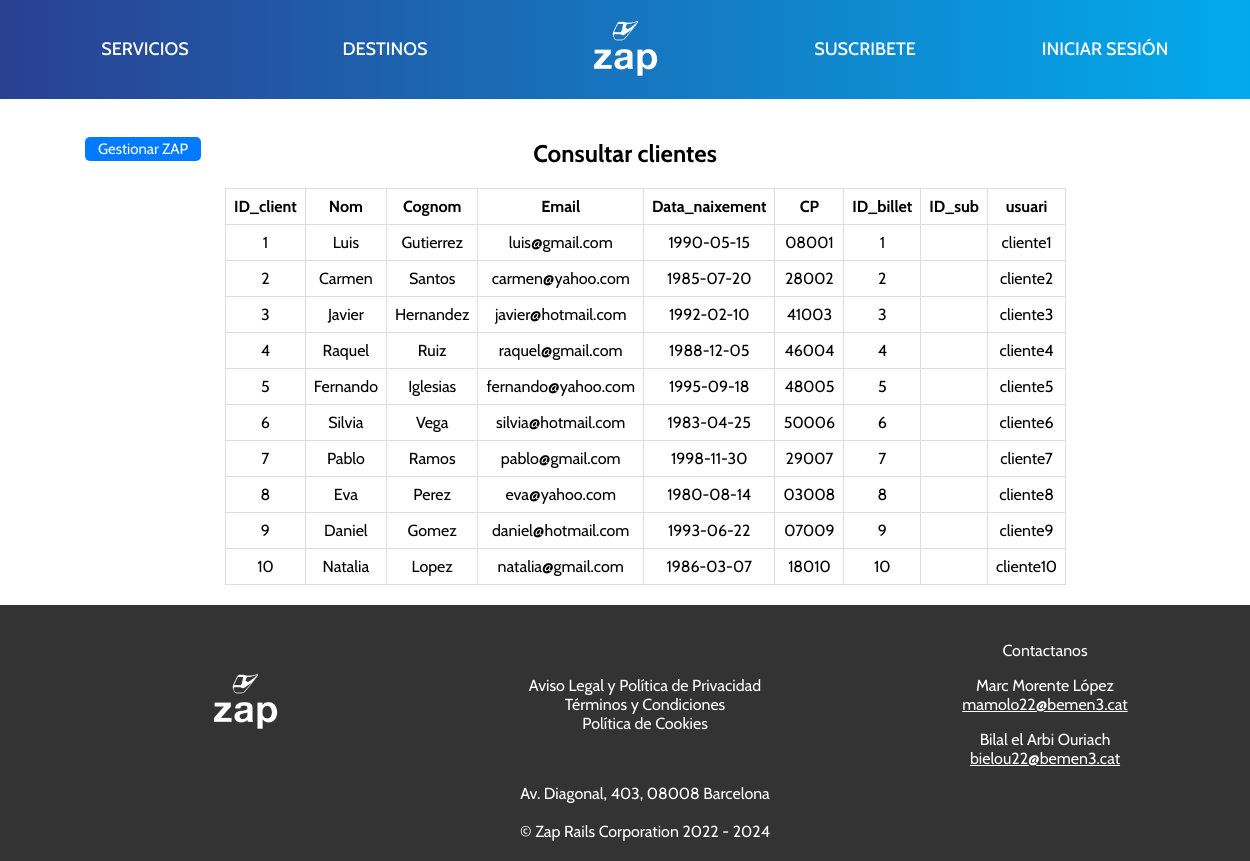
Screenshot of /php/zap_consultar_cliente.php with the database file from the repository.
### tables this page shows
CREATE TABLE CLIENTS (
    ID_client INT AUTO_INCREMENT PRIMARY KEY,
    Nom VARCHAR(10) NOT NULL,
	Cognom Varchar(50) NOT NULL,
    Email VARCHAR(100) NOT NULL,
    Data_naixement DATE NOT NULL,
    CP VARCHAR(6),
    ID_billet INT,
    ID_sub VARCHAR(6),
	usuari VARCHAR(50),
	FOREIGN KEY (usuari) REFERENCES USUARIS (usuari),
    FOREIGN KEY (ID_billet) REFERENCES BITLLETS (ID_billet),
    FOREIGN KEY (ID_sub) REFERENCES SUBSCRIPCIO (ID_sub)
);

### php/zap_consultar_cliente.php (the view, shortened to what this page needs)
<!DOCTYPE html>
<html lang="es">
    <head>
        <link rel="stylesheet" href="https://cdnjs.cloudflare.com/ajax/libs/font-awesome/6.4.2/css/all.min.css" />
        <link rel="stylesheet" href="https://cdn.jsdelivr.net/npm/swiper@11/swiper-bundle.min.css"/>
        <link rel="stylesheet" href="../css/style.css">
        <link rel="stylesheet" href="../css/php.css">
        <link rel="stylesheet" href="../css/zap_consultar.css">
    </head>
    <body>
        <header>
            <div class="contenedor">
                <div class="columna"><a href="#servicios" id="nave">SERVICIOS</a></div>
                <div class="columna"><a href="#destinos" id="nave">DESTINOS</a></div>
                <div class="columna">
                    <a href="../html/index.html">
                        <img src="../img/logo3.png" alt="Logo de Zap" id="logo">
                    </a>
                </div>
                <div class="columna"><a href="../html/suscribe.html" id="nave">SUSCRIBETE</a></div>
                <div class="columna"><a href="../html/login.html" id="nave">INICIAR SESIÓN</a></div>
            </div>
        </header>
        <div class="table">
            <h2>Consultar clientes</h2>
            <div class="cancelar">
                <a href="../html/zap_gestionar.html">Gestionar ZAP</a>
            </div>
            <?php
                $servidor = "localhost";
                $usuario = "root";
                $password = "";
                $bd = "zap_rails";
                $enlace = mysqli_connect($servidor, $usuario, $password, $bd);
                $sentencia= "SELECT * FROM clients";
                $result=mysqli_query($enlace, $sentencia);
                $grado = mysqli_num_fields($result);
                echo "<table border=1> <tr>";
                for ($x = 0; $x < $grado; $x++) {
                    $atributo = mysqli_fetch_field($result);
                    echo "<td><strong>$atributo->name</strong></td>";
                }
                echo "</tr>";
                $cardinalidad = mysqli_num_rows($result);
                while ($cardinalidad!=0) {
                $fila = mysqli_fetch_row($result);
                echo "<tr>";
                for ($x = 0; $x < $grado; $x++) {
                echo "<td>";
                echo "$fila[$x]"." ";
                echo "</td>";
                }
                echo "</tr>";
                $cardinalidad--;
                }
                echo "</table>";
            ?>
        </div>
        <footer>
            <div class="contenedor">
                <div class="columna">
                    <img src="../img/logo3.png" alt="old logo" id="logo">
                </div>
                <div class="columna">
                    <a href="../html/privacidad.html">Aviso Legal y Política de Privacidad</a><br>
                    <a href="#terminos">Términos y Condiciones</a><br>
                    <a href="#terminos">Política de Cookies</a><br>
                </div>
                <div class="columna">
                    <p>
                        <a href="../html/contacto.html">Contactanos</a>
                    </p>
                    <p>
                        <a href="https://sites.google.com/bemen3.cat/ipopmorentemarc?usp=sharing">Marc Morente López</a><br>
                        <u><a class="texto-editable" contenteditable="false" onclick="seleccionarTexto()">mamolo22@bemen3.cat</a></u>
                    </p>
                    <p>
                        <a href="https://sites.google.com/bemen3.cat/ipopelarbibilal?usp=sharing">Bilal el Arbi Ouriach</a><br>
                        <u><a class="texto-editable" contenteditable="false" onclick="seleccionarTexto()">bielou22@bemen3.cat</a></u>
                    </p>
                </div>
            </div>
            <div class="contenedor">
                <div class="columna">
                    <a href="https://maps.app.goo.gl/SA1Z652ZtnRfmTXx7">Av. Diagonal, 403, 08008 Barcelona</a>
                </div>
            </div>
            <br>
            © Zap Rails Corporation 2022 - 2024
        </footer>
    </body>
</html>

### css/style.css (style rules this page uses)
body { font-family: Cabin, "Helvetica Neue", Helvetica, Arial, sans-serif; margin: 0; padding: 0; }
header { background: linear-gradient(to right, #2a4091, #02aaec); padding: 15px 0; font-weight: 500; line-height: 0.6; text-align: center; position: sticky; top: 0; z-index: 1000; }
.contenedor { display: flex; justify-content: space-between; max-width: 1200px; margin: 0 auto; }
.columna { text-align: center; flex: 1; margin: auto; }
.columna:last-child { margin-right: 0; }
#logo { width: 80px; border-radius: 20%; }
#nave { display: inline-block; text-decoration: none; color: white; font-size: 18px; padding: 10px; border-radius: 5px; transition: color 0.3s ease; }
footer { background-color: #333; color: #fff; text-align: center; padding: 20px; margin-top: auto; z-index: 1000; }
footer a { color: #fff; text-decoration: none; margin: 0 10px; transition: color 0.1s ease; }

### css/php.css (style rules this page uses)
body { text-align: center; height: 100vh; }

### css/zap_consultar.css (style rules this page uses)
body { display: flex; flex-direction: column; width: 100%; overflow-x: hidden; }
.contenedor { display: flex; justify-content: space-around; flex-wrap: wrap; }
.table { text-align: center; border-radius: 5px; padding: 20px; width: 100%; max-width: 800px; margin: 0 auto; position: relative; }
.table h2 { text-align: center; margin-bottom: 20px; }
.cancelar { position: absolute; top: 0; left: -120px; }
.cancelar a { display: inline-block; font-size: 15px; background-color: #007bff; color: #ffffff; padding: 3px 13px; margin-top: 38px; border-radius: 5px; text-decoration: none; transition: background-color 0.3s ease; }
.table table { width: 100%; border-collapse: collapse; border: 1px solid #ddd; }
.table table td, .table table th { border: 1px solid #ddd; padding: 8px; }
footer { width: 100%; z-index: 1000; align-items: center; }

### rows the page displays
clients: ID_client "1", Nom "Luis", Cognom "Gutierrez", Email "luis@gmail.com", Data_naixement "1990-05-15", CP "08001", ID_billet "1", usuari "cliente1"
clients: ID_client "2", Nom "Carmen", Cognom "Santos", Email "carmen@yahoo.com", Data_naixement "1985-07-20", CP "28002", ID_billet "2", usuari "cliente2"
clients: ID_client "3", Nom "Javier", Cognom "Hernandez", Email "javier@hotmail.com", Data_naixement "1992-02-10", CP "41003", ID_billet "3", usuari "cliente3"
clients: ID_client "4", Nom "Raquel", Cognom "Ruiz", Email "raquel@gmail.com", Data_naixement "1988-12-05", CP "46004", ID_billet "4", usuari "cliente4"
clients: ID_client "5", Nom "Fernando", Cognom "Iglesias", Email "fernando@yahoo.com", Data_naixement "1995-09-18", CP "48005", ID_billet "5", usuari "cliente5"
clients: ID_client "6", Nom "Silvia", Cognom "Vega", Email "silvia@hotmail.com", Data_naixement "1983-04-25", CP "50006", ID_billet "6", usuari "cliente6"
clients: ID_client "7", Nom "Pablo", Cognom "Ramos", Email "pablo@gmail.com", Data_naixement "1998-11-30", CP "29007", ID_billet "7", usuari "cliente7"
clients: ID_client "8", Nom "Eva", Cognom "Perez", Email "eva@yahoo.com", Data_naixement "1980-08-14", CP "03008", ID_billet "8", usuari "cliente8"
clients: ID_client "9", Nom "Daniel", Cognom "Gomez", Email "daniel@hotmail.com", Data_naixement "1993-06-22", CP "07009", ID_billet "9", usuari "cliente9"
clients: ID_client "10", Nom "Natalia", Cognom "Lopez", Email "natalia@gmail.com", Data_naixement "1986-03-07", CP "18010", ID_billet "10", usuari "cliente10"

### other values shown
$atributo->name "ID_client"
$atributo->name "Nom"
$atributo->name "Cognom"
$atributo->name "Email"
$atributo->name "Data_naixement"
$atributo->name "CP"
$atributo->name "ID_billet"
$atributo->name "ID_sub"
$atributo->name "usuari"
